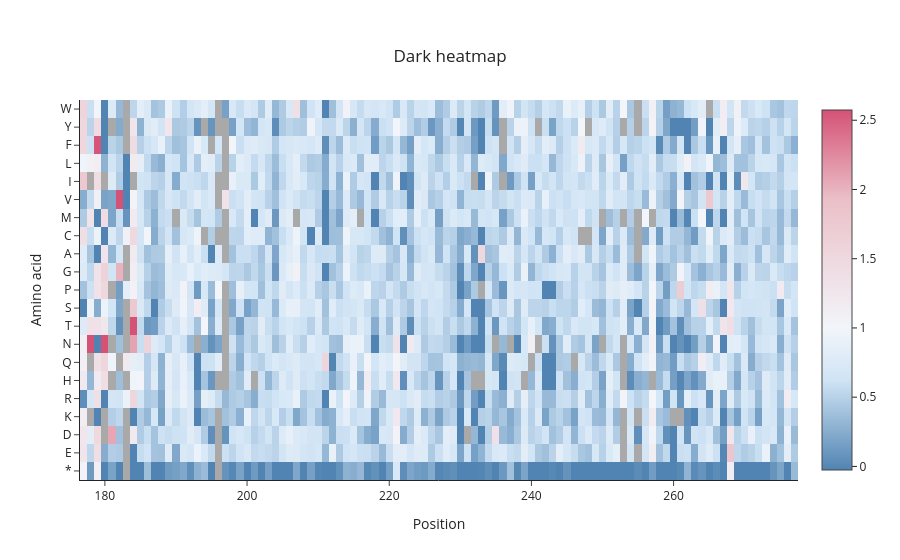

Notebook code for this chart:
### Markdown cell above
## Heatmaps

### Code cell
dark_heatmap_fig = create_heatmap(data_df, condition="Dark", cmin=0.03, cmax=0.99)
dark_heatmap_fig.show()
output_dir = create_dir(output_root_dir, "heatmaps")
dark_heatmap_fig.write_image(os.path.join(output_dir, f"dark.png"), format="png", width=3.3*600, height=1*600, scale=5)
del dark_heatmap_fig, output_dir

### Figure 1 — Plotly figure (JSON) as saved in the notebook; plotly's stock layout.template omitted (floating-point values rounded to 4 significant figures; data arrays with more than 128 entries replaced by an {"elided": "..."} marker saying what was removed)
{"data": [{"colorscale": [[0, "rgb(81,132,178)"], [0.25, "rgb(208,228,245)"], [0.3946, "rgb(242,245,250)"], [0.75, "rgb(235,192,200)"], [1, "rgb(213,82,118)"]], "hoverongaps": false, "hovertemplate": "Variant: %{hovertext}<br>Mean: %{z:.2f}<extra></extra>", "hovertext": {"elided": "2121 str values"}, "x": {"elided": "2121 int values"}, "y": {"elided": "2121 str values"}, "z": {"elided": "2121 float values"}, "zmax": 2.574, "zmin": -0.02585, "type": "heatmap"}], "layout": {"plot_bgcolor": "darkgrey", "yaxis": {"categoryorder": "array", "categoryarray": ["*", "E", "D", "K", "R", "H", "Q", "N", "T", "S", "P", "G", "A", "C", "M", "V", "I", "L", "F", "Y", "W"], "title": {"text": "Amino acid"}, "showgrid": false}, "title": {"text": "Dark heatmap", "xanchor": "center", "yanchor": "top", "x": 0.5}, "xaxis": {"title": {"text": "Position"}, "showgrid": false}}}
